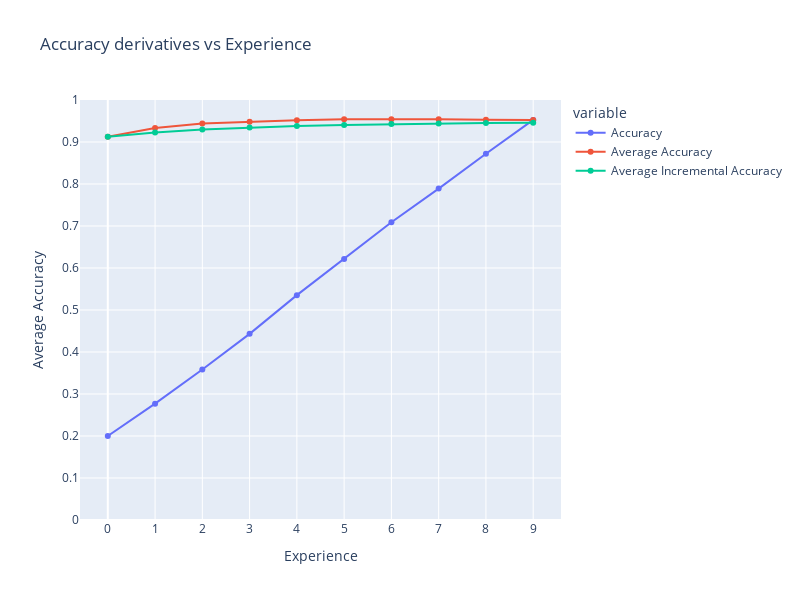

The notebook cell this image was saved under:
### Code cell
# average accuracy
df = pd.DataFrame({
    "Accuracy": cumulative_data['accuracies']["Overall"],
    "Average Accuracy": average_accuracy(cumulative_data['accuracies'], 10, "Task"),
    "Average Incremental Accuracy": average_incremental_accuracy(cumulative_data['accuracies'], 10, "Task"),
})

# plotly plot
fig = px.line(
    df,
    title="Accuracy derivatives vs Experience",
    labels=dict(index="Experience", value="Average Accuracy"),
    width=800,
    height=600,
    range_y=[0, 1],
    markers=True,
)
fig.update_layout(
    xaxis=dict(tickmode="linear", tick0=0, dtick=1),
    yaxis=dict(tickmode="linear", tick0=0, dtick=0.1),
)
fig.show()

### Figure 1 — Plotly figure (JSON) as saved in the notebook; plotly's stock layout.template omitted (floating-point values rounded to 4 significant figures)
{"data": [{"hovertemplate": "variable=Accuracy<br>Experience=%{x}<br>Average Accuracy=%{y}<extra></extra>", "legendgroup": "Accuracy", "line": {"color": "#636efa", "dash": "solid"}, "marker": {"symbol": "circle"}, "mode": "markers+lines", "name": "Accuracy", "orientation": "v", "showlegend": true, "type": "scatter", "x": [0, 1, 2, 3, 4, 5, 6, 7, 8, 9], "xaxis": "x", "y": [0.2, 0.2771, 0.3583, 0.4432, 0.5354, 0.6217, 0.7091, 0.7891, 0.8721, 0.9526], "yaxis": "y"}, {"hovertemplate": "variable=Average Accuracy<br>Experience=%{x}<br>Average Accuracy=%{y}<extra></extra>", "legendgroup": "Average Accuracy", "line": {"color": "#EF553B", "dash": "solid"}, "marker": {"symbol": "circle"}, "mode": "markers+lines", "name": "Average Accuracy", "orientation": "v", "showlegend": true, "type": "scatter", "x": [0, 1, 2, 3, 4, 5, 6, 7, 8, 9], "xaxis": "x", "y": [0.9125, 0.9333, 0.9439, 0.9482, 0.952, 0.9541, 0.9544, 0.9541, 0.9532, 0.9526], "yaxis": "y"}, {"hovertemplate": "variable=Average Incremental Accuracy<br>Experience=%{x}<br>Average Accuracy=%{y}<extra></extra>", "legendgroup": "Average Incremental Accuracy", "line": {"color": "#00cc96", "dash": "solid"}, "marker": {"symbol": "circle"}, "mode": "markers+lines", "name": "Average Incremental Accuracy", "orientation": "v", "showlegend": true, "type": "scatter", "x": [0, 1, 2, 3, 4, 5, 6, 7, 8, 9], "xaxis": "x", "y": [0.9125, 0.9229, 0.9299, 0.9345, 0.938, 0.9407, 0.9426, 0.9441, 0.9451, 0.9458], "yaxis": "y"}], "layout": {"height": 600, "legend": {"title": {"text": "variable"}, "tracegroupgap": 0}, "title": {"text": "Accuracy derivatives vs Experience"}, "width": 800, "xaxis": {"anchor": "y", "domain": [0, 1], "dtick": 1, "tick0": 0, "tickmode": "linear", "title": {"text": "Experience"}}, "yaxis": {"anchor": "x", "domain": [0, 1], "dtick": 0.1, "range": [0, 1], "tick0": 0, "tickmode": "linear", "title": {"text": "Average Accuracy"}}}}
